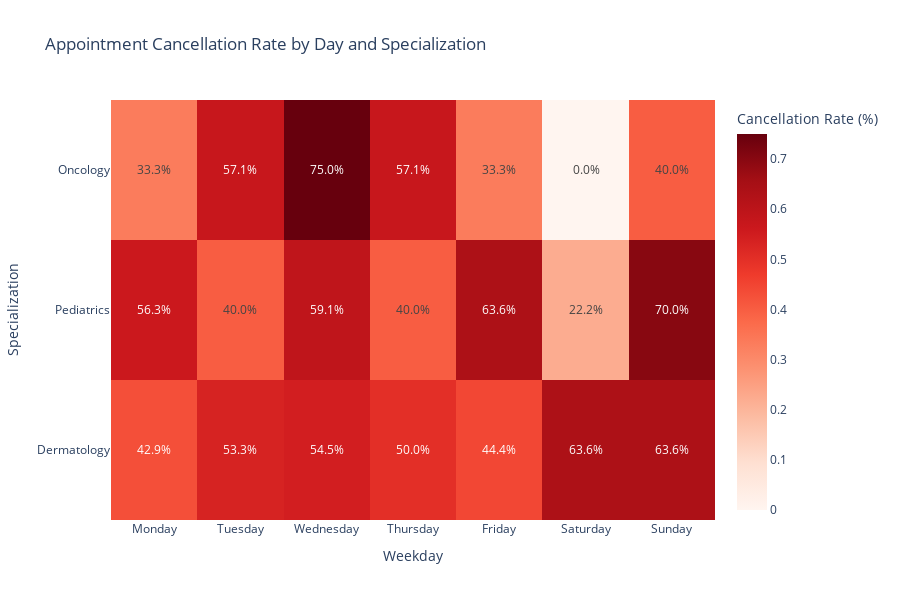

Notebook code cell kept with this figure:
### Code cell
import pandas as pd
import plotly.express as px


# Preprocess

full_data['appointment_date'] = pd.to_datetime(full_data['appointment_date'], errors='coerce')
full_data['weekday'] = full_data['appointment_date'].dt.day_name()
full_data['is_cancelled'] = full_data['status'].isin(['Cancelled', 'No-show'])

# Group by specialization and weekday
heatmap_data = full_data.groupby(['specialization', 'weekday']).agg(
    total_appointments=('appointment_id', 'count'),
    cancellations=('is_cancelled', 'sum')
).reset_index()

# Calculate cancellation rate
heatmap_data['cancellation_rate'] = heatmap_data['cancellations'] / heatmap_data['total_appointments']

# Ensure weekday ordering
weekday_order = ['Monday', 'Tuesday', 'Wednesday', 'Thursday', 'Friday', 'Saturday', 'Sunday']
heatmap_data['weekday'] = pd.Categorical(heatmap_data['weekday'], categories=weekday_order, ordered=True)


# 👇 Sort based on categorical order to enforce display order in Plotly
heatmap_data = heatmap_data.sort_values('weekday')



# Plot heatmap
fig = px.density_heatmap(
    heatmap_data,
    x='weekday',
    y='specialization',
    z='cancellation_rate',
    text_auto='.1%',
    color_continuous_scale='Reds',
    title='Appointment Cancellation Rate by Day and Specialization'
)

fig.update_layout(
    yaxis=dict(title='Specialization'),
    xaxis=dict(title='Weekday'),
    coloraxis_colorbar=dict(
        title='Cancellation Rate (%)'  # ✅ FIXED legend label
    ),
    height=600
)

fig.update_traces(
    hovertemplate="Specialization: %{y}<br>Weekday: %{x}<br>Cancellation Rate: %{z:.1%}<extra></extra>"
)


fig.show()

### Figure 1 — Plotly figure (JSON) as saved in the notebook; plotly's stock layout.template omitted (floating-point values rounded to 4 significant figures)
{"data": [{"coloraxis": "coloraxis", "histfunc": "sum", "hovertemplate": "Specialization: %{y}<br>Weekday: %{x}<br>Cancellation Rate: %{z:.1%}<extra></extra>", "name": "", "texttemplate": "%{z:.1%}", "type": "histogram2d", "x": ["Monday", "Monday", "Monday", "Tuesday", "Tuesday", "Tuesday", "Wednesday", "Wednesday", "Wednesday", "Thursday", "Thursday", "Thursday", "Friday", "Friday", "Friday", "Saturday", "Saturday", "Saturday", "Sunday", "Sunday", "Sunday"], "xaxis": "x", "xbingroup": "x", "y": ["Dermatology", "Pediatrics", "Oncology", "Dermatology", "Pediatrics", "Oncology", "Pediatrics", "Dermatology", "Oncology", "Pediatrics", "Dermatology", "Oncology", "Pediatrics", "Dermatology", "Oncology", "Pediatrics", "Dermatology", "Oncology", "Dermatology", "Pediatrics", "Oncology"], "yaxis": "y", "ybingroup": "y", "z": [0.4286, 0.5625, 0.3333, 0.5333, 0.4, 0.5714, 0.5909, 0.5455, 0.75, 0.4, 0.5, 0.5714, 0.6364, 0.4444, 0.3333, 0.2222, 0.6364, 0, 0.6364, 0.7, 0.4]}], "layout": {"coloraxis": {"colorbar": {"title": {"text": "Cancellation Rate (%)"}}, "colorscale": [[0, "rgb(255,245,240)"], [0.125, "rgb(254,224,210)"], [0.25, "rgb(252,187,161)"], [0.375, "rgb(252,146,114)"], [0.5, "rgb(251,106,74)"], [0.625, "rgb(239,59,44)"], [0.75, "rgb(203,24,29)"], [0.875, "rgb(165,15,21)"], [1, "rgb(103,0,13)"]]}, "height": 600, "legend": {"tracegroupgap": 0}, "title": {"text": "Appointment Cancellation Rate by Day and Specialization"}, "xaxis": {"anchor": "y", "domain": [0, 1], "title": {"text": "Weekday"}}, "yaxis": {"anchor": "x", "domain": [0, 1], "title": {"text": "Specialization"}}}}
